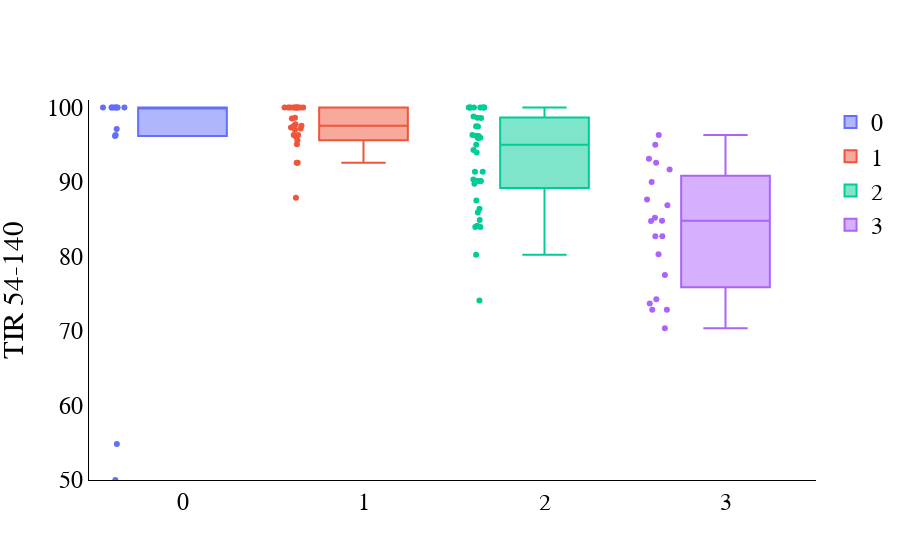

Write notebook code for a chart like this one.
### Code cell
df_all_days_c2 = df_all_day[(df_all_day['status']=='pre-T2D')].reset_index(drop=True)
# [(df_all_day['status']=='pre-T2D')].reset_index(drop=True)

sum_name = df_all_days_c2['all_freq_big_meal']

# str_name = np.array([str(df_all_days_c2.loc[x, 'meal_1'])+str(df_all_days_c2.loc[x, 'meal_2'])+str(df_all_days_c2.loc[x, 'meal_3']) for x in range(len(df_all_days_c2))]) 
TIR =  df_all_days_c2['tir'].values  
descript = np.array([df_all_days_c2.loc[x, 'date'].strftime("%B %d, %Y")+" "+str(df_all_days_c2.loc[x, 'uid']) for x in range(len(df_all_days_c2))])

fig = go.Figure(layout = go.Layout(
            plot_bgcolor="#FFF",  # Sets background color to white
            xaxis=dict(
                linecolor="black",  # Sets color of X-axis line
                showgrid=False  # Removes X-axis grid lines
            ),
            yaxis=dict(
                title="TIR 54-140",  
                linecolor="black",  # Sets color of Y-axis line
                showgrid=False,  # Removes Y-axis grid lines    
            ),
            font=dict(
                family="Helvetica",
                size=24,
                color="black"
            )
        ))
fig.update_yaxes(range=[50, 101])
# fig.add_trace(go.Box(y=[50,50], boxpoints='all', text= descript[np.where(str_name == ty)[0]], boxmean=False, name=0))
for ty in [0, 1, 2, 3]:
    print(len(np.where(sum_name == ty)[0]))
    
    if len(np.where(sum_name == ty)[0]) !=0 :

        fig.add_trace(go.Box(y=TIR[np.where(sum_name == ty)[0]],boxpoints='all',  text= descript[np.where(sum_name == ty)[0]], name=ty))
    else:
        
        fig.add_trace(go.Box(y=[50,50], boxpoints='all', text= descript[np.where(sum_name == ty)[0]], name=ty))
        

        
fig.show()
# fig.write_image("/Users/amrutapai/Documents/SDRIpaper1/tir_atrisk_revis.svg")

### Figure 1 — Plotly figure (JSON) as saved in the notebook; plotly's stock layout.template omitted (floating-point values rounded to 4 significant figures)
{"data": [{"boxpoints": "all", "name": "0", "text": ["April 23, 2021 2", "April 17, 2021 3", "April 24, 2021 3", "April 28, 2021 5", "May 01, 2021 5", "June 29, 2021 18", "June 30, 2021 18", "July 02, 2021 18", "July 20, 2021 25", "July 24, 2021 25", "July 26, 2021 25", "July 27, 2021 25", "July 20, 2021 26", "July 23, 2021 26"], "type": "box", "y": [100, 100, 100, 100, 96.3, 50, 21.43, 54.84, 100, 96.15, 100, 97.1, 100, 100]}, {"boxpoints": "all", "name": "1", "text": ["April 15, 2021 2", "April 16, 2021 2", "April 17, 2021 2", "April 19, 2021 2", "April 21, 2021 2", "April 24, 2021 2", "April 25, 2021 2", "April 16, 2021 3", "April 18, 2021 3", "April 19, 2021 3", "April 22, 2021 3", "April 25, 2021 3", "April 21, 2021 5", "April 25, 2021 5", "April 29, 2021 5", "May 02, 2021 5", "May 29, 2021 12", "June 03, 2021 12", "June 24, 2021 18", "June 28, 2021 18", "July 03, 2021 18", "July 22, 2021 25", "July 16, 2021 26", "July 17, 2021 26", "July 18, 2021 26", "July 19, 2021 26", "July 21, 2021 26", "July 22, 2021 26", "July 26, 2021 26", "July 27, 2021 26"], "type": "box", "y": [100, 100, 97.53, 92.59, 96.3, 95.06, 100, 97.75, 100, 100, 100, 100, 96.3, 100, 92.59, 100, 87.88, 95.59, 45.24, 47.3, 44.64, 97.3, 98.63, 100, 97.01, 97.53, 100, 97.18, 96.05, 98.51]}, {"boxpoints": "all", "name": "2", "text": ["April 13, 2021 2", "April 18, 2021 2", "April 20, 2021 2", "April 22, 2021 2", "April 14, 2021 3", "April 15, 2021 3", "April 20, 2021 3", "April 21, 2021 3", "April 23, 2021 3", "April 26, 2021 3", "April 17, 2021 4", "April 18, 2021 4", "April 19, 2021 4", "April 23, 2021 4", "April 24, 2021 4", "April 27, 2021 4", "April 24, 2021 5", "April 26, 2021 5", "April 27, 2021 5", "April 30, 2021 5", "May 28, 2021 12", "June 01, 2021 12", "June 02, 2021 12", "June 04, 2021 12", "June 05, 2021 12", "June 06, 2021 12", "June 07, 2021 12", "July 15, 2021 25", "July 18, 2021 25", "July 19, 2021 25", "July 21, 2021 25", "July 25, 2021 25", "July 15, 2021 26", "July 24, 2021 26", "July 22, 2021 28", "July 25, 2021 28", "July 29, 2021 28"], "type": "box", "y": [83.95, 100, 91.36, 91.36, 100, 97.44, 100, 98.61, 100, 97.47, 86.42, 90.12, 90.12, 74.07, 80.25, 90.12, 98.78, 96.3, 89.74, 83.95, 100, 94.29, 85.92, 93.94, 98.57, 100, 95.95, 96.2, 95, 95.89, 96.15, 100, 100, 90.32, 84.13, 87.5, 84.91]}, {"boxpoints": "all", "name": "3", "text": ["April 14, 2021 2", "April 16, 2021 4", "April 20, 2021 4", "April 21, 2021 4", "April 22, 2021 4", "April 25, 2021 4", "April 26, 2021 4", "April 28, 2021 4", "April 22, 2021 5", "April 23, 2021 5", "May 26, 2021 12", "May 27, 2021 12", "May 30, 2021 12", "May 31, 2021 12", "July 16, 2021 25", "July 17, 2021 25", "July 23, 2021 28", "July 24, 2021 28", "July 27, 2021 28", "July 28, 2021 28"], "type": "box", "y": [92.59, 72.84, 77.5, 87.65, 82.72, 70.37, 72.84, 96.3, 85.19, 82.72, 80.28, 93.1, 84.75, 74.24, 95, 90, 86.89, 91.67, 84.81, 73.68]}], "layout": {"font": {"color": "black", "family": "Helvetica", "size": 24}, "plot_bgcolor": "#FFF", "xaxis": {"linecolor": "black", "showgrid": false}, "yaxis": {"linecolor": "black", "range": [50, 101], "showgrid": false, "title": {"text": "TIR 54-140"}}}}
